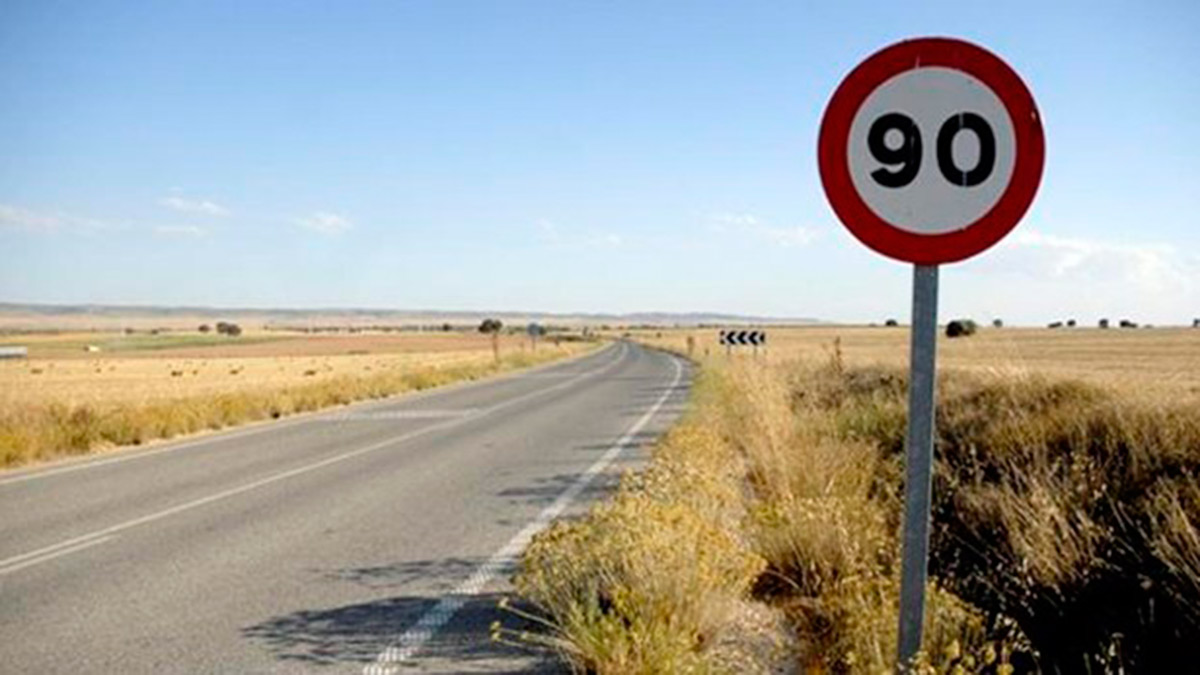
#> input picture senal1.jpg, 1200 x 675 px
$ jupyter execute --allow-errors 'segmentacion v01.01.ipynb'
#> lines starting #> are read from the running program, lines starting #| are printed output that depends on the picture
# Laboratorio 3: Herramienta para la segmentación de señales de tráfico en imágenes capturadas desde un vehículo.

**Alumno:** Adán Piñero Alquegui.<br>
**Asignatura:** Percepción computacional 2020-21.<br>
**Presentación:** Voluntario en caso de proponerse exposición.<br>
**Enlace repositorio:** https://github.com/adanpinnero/PercepcionAct03 <br>

**Índice:** <br>

1. Planteamiento del problema.<br>
2. Estrategia de segmentación.<br>
3. Comparativa de los segmentadores utilizados<br>
4. Conclusiones <br>

#### 1.- Planteamiento del problema.
Los vehículos actuales incorporan cámaras en sus parabrisas con el objeto de capturar información de la carretera.
Las señales de tráfico aportan información relevante para la conducción. En la presente actividad se estudiará la forma
de segmentar las imágenes capturadas por la cámara del vehículo y diferenciar la señal de tráfico del resto.

A continuación se procede a cargar las librerias necesarias así como las 4 imágenes seleccionadas para pruebas. Éstas imágenes se han obtenido directamente de google fotos, siendo por tanto heterogéneas. Los resultados obtenidos en la implantación sobre un vehículo real, siempre con una misma cámara, serán en todo caso más ajustados a los conseguidos en el presente estudio.

[cell 1]
import matplotlib.pyplot as plt
from skimage import io
from skimage.segmentation import slic,quickshift,felzenszwalb
from skimage.color import rgb2gray,label2rgb
import time
from scipy import ndimage

img1, img2 = io.imread('senal1.jpg'),io.imread('senal2.jpg')
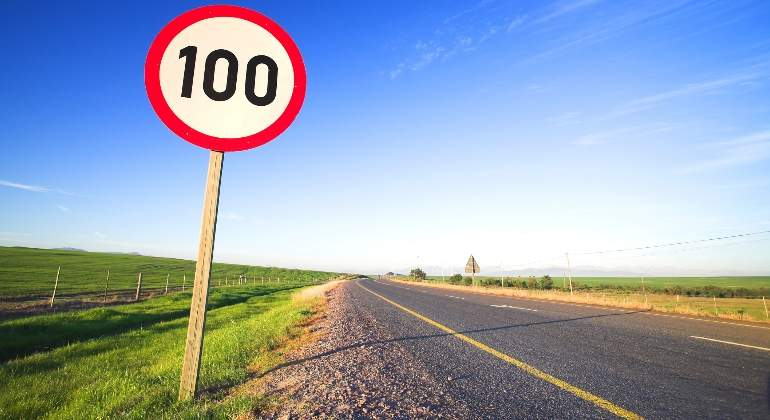
#> input picture senal2.jpg, 770 x 420 px
#> img1 is the input picture: shape (675, 1200, 3); mean R, G, B 160.7, 161.1, 156
#> img2 is the input picture: shape (420, 770, 3); mean R, G, B 148.3, 161.5, 178.8
img3, img4 = io.imread('senal3.jpg'),io.imread('senal6.jpg')
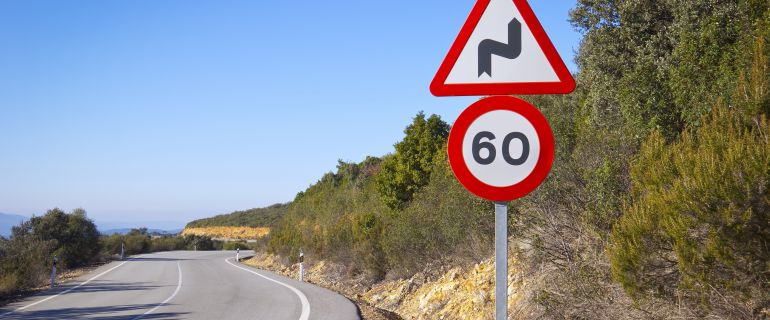
#> input picture senal3.jpg, 770 x 320 px
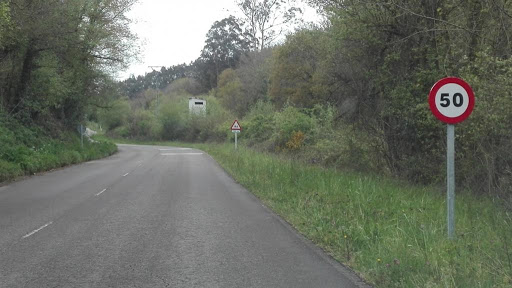
#> input picture senal6.jpg, 512 x 288 px
#> img3 is the input picture: shape (320, 770, 3); mean R, G, B 135.7, 138.2, 142.4
#> img4 is the input picture: shape (288, 512, 3); mean R, G, B 106.2, 111.1, 99.8

Las imágenes captadas desde el vehículo se muestran a continuación:

[cell 2]
fig1, axs = plt.subplots(ncols=4,nrows=1,figsize=(15,15))
axs[0].imshow(img1)
axs[0].set_title("Original 1")
axs[1].imshow(img2)
axs[1].set_title("Original 2")
axs[2].imshow(img3)
axs[2].set_title("Original 3")
axs[3].imshow(img4)
axs[3].set_title("Original 4")
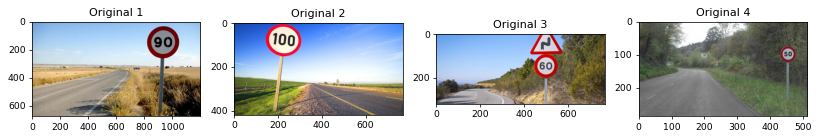
#> figure drawn by matplotlib, 4 panels

#### 2.- Estrategia de segmentación.
Para poder diferenciar la señal de tráfico del resto de elementos de la imagen se optará por una segmentación. Dado que es necesario que el sistema detecte
de forma autónoma las señales no es posible actuación alguna por parte del usuario. Por este motivo
se opta por técnicas de segmentación no supervisada.
Una vez segmentada la imagen se procederá a diferenciar las regiones que forman parte de la señal del resto de regiones
con la ayuda de conocer que toda señal tiene un característico borde rojo.

Se procede a procesar las 4 imágenes con los siguientes segmentadores:
- SLIC
- Quickshift
- Felzenswalb

El vehículo están en movimiento por lo que es importante disponer de la información
en un tiempo corto. Por ello se analizan los tiempos de segmentación ya que son una característica
decisiva en la implementación.

[cell 3]
def segmentar(img):
    start_time = time.time()
    etiquetas_slic = slic(rgb2gray(img),n_segments=1000,compactness=0.1)
    print("Tiempo segmentador SLIC--- %s seconds ---" % (time.time() - start_time))
    etiquetas_quickshift = quickshift(img)#,ratio=0.001,kernel_size=20,max_dist=10
    print("Tiempo segmentador Quickshift--- %s seconds ---" % (time.time() - start_time))
    etiquetas_felzenszwalb = felzenszwalb(rgb2gray(img))
    print("Tiempo segmentador Felzenszwalb--- %s seconds ---" % (time.time() - start_time))

    fig1, axs = plt.subplots(ncols=3,nrows=1,figsize=(15,15))
    axs[0].imshow(etiquetas_slic)
    axs[0].set_title("slic")
    axs[1].imshow(etiquetas_quickshift)
    axs[1].set_title("quickshift")
    axs[2].imshow(etiquetas_felzenszwalb)
    axs[2].set_title("felzenswalb")

    return etiquetas_slic,etiquetas_quickshift,etiquetas_felzenszwalb

Los tiempos de segmentación son los siguientes:

#> (a cell that did not finish here is left out)

Observamos que el segmentador SLIC presenta tiempos muy inferiores a Quickshif y Felzenswalb. A priori, si se demuestra
capaz de segmentar adecuadamente, presenta tiempos más razonables de procesado.
A continuación procedemos a colorear las etiquetas con la media de color de los píxeles de
la región en la imagen original. De esta forma es más fácil apreciar la segmentación realizada.

[cell 5]
# [13 lines left out: function colorear_etiquetas, not called in this run]
#> (the rest of this cell did not finish here and is left out)

De las segmentaciones con las regiones coloreadas concluimos que en principio los segmentadores
están segmentando de forma razonable el borde rojo de la señal, que es en principio
la zona que buscamos.
A continuación procedemos a separar del resto la región con borde rojo de la señal,
aprovechando que conocemos precisamente ésta característica de las señales de tráfico.
El siguiente algoritmo generará una nueva imagen binaria donde sólo mostrará aquellas
regiones cuyo nivel de rojo supere un umbral. Se han realizado diferentes pruebas de umbral,
consluyendo:
- El umbral de rojo es un parámetro determinante y pueden añadirse estrategias para su ajuste, con la ayuda incluso de sensores de luz.
- Es importante la resolución cromática de la cámara y la influencia de otros factores en el color, como los faros.
- En este tipo de sistemas será importante la homogeneidad y buen mantenimiento de las señales de tráfico

[cell 6]
import numpy as np

# [18 lines left out: functions mascara, plot3, not called in this run]

Los resultados que muestran la región del borde de la señal binarizada son los siguientes. Ésta será
la salida utilizada para compobar el rendimiento de los segmentadores frente a un Ground Truth.

#> (a cell that did not finish here is left out)

Una vez detectado el característico borde, procederemos a generar un recorte
de la imagen original, sólo con el interior de la señal. De esta forma
podrá ser tratado de nuevo por una herramienta especializada que identifique
el significado de la señal.
Para ello procedemos a utilizar un filtro morfológico que rellene como FG la señal
para a continuación generar una nueva imágen sólo con el interior de la señal, sin el propio
borde rojo.

[cell 8]
# [8 lines left out: function coloreo_senal, not called in this run]

Los resultados obtenidos para cada segmentador e imagen son los siguientes:

#> (a cell that did not finish here is left out)

Se concluye que todos los segmentadores y la estrategia posterior de clasificación cumplen su cometido.
Se ha presentado un único fallo para el segmentador SLIC en señales de tráfico más lejanas y oscuras. Se debe no al segmentador
sino a la estrategia de determinar regiones por su tono de rojo. Si bien es el más rápido en este sentido ha sido menos fiable.

#### 3.- Comparativa de segmentadores
Para determinar la efectividad de cada segmentador se realizará una comparación pixel a pixel entre las binarizaciones generadas y un ground truth
realizado a mano. A partir de aquí se calcularán las matrices de confusión correspondientes.

Para la detección adecuada de las señales es imporante tanto el acierto en pixeles positivos y negativos como evitar los falsos
positivos y negativos. Por este motivo se utilizan las métricas de accuracy y F1 Score.

[cell 10]
# [20 lines left out: functions compara, matriz_confusion, not called in this run]

Este paso binariza las imágenes de Groung Truth, que en bruto son en color, para poder comparar con las generadas por nuestro segmentador.

[cell 11]
def binariza(img):
    for i in range(img.shape[0]):
            for j in range(img.shape[1]):
                if img[i][j][0] > 250:
                    img[i][j][0] = 0
                else:
                    img[i][j][0] = 1
    return img

img1gt = binariza(io.imread('senal1gt.jpg'))
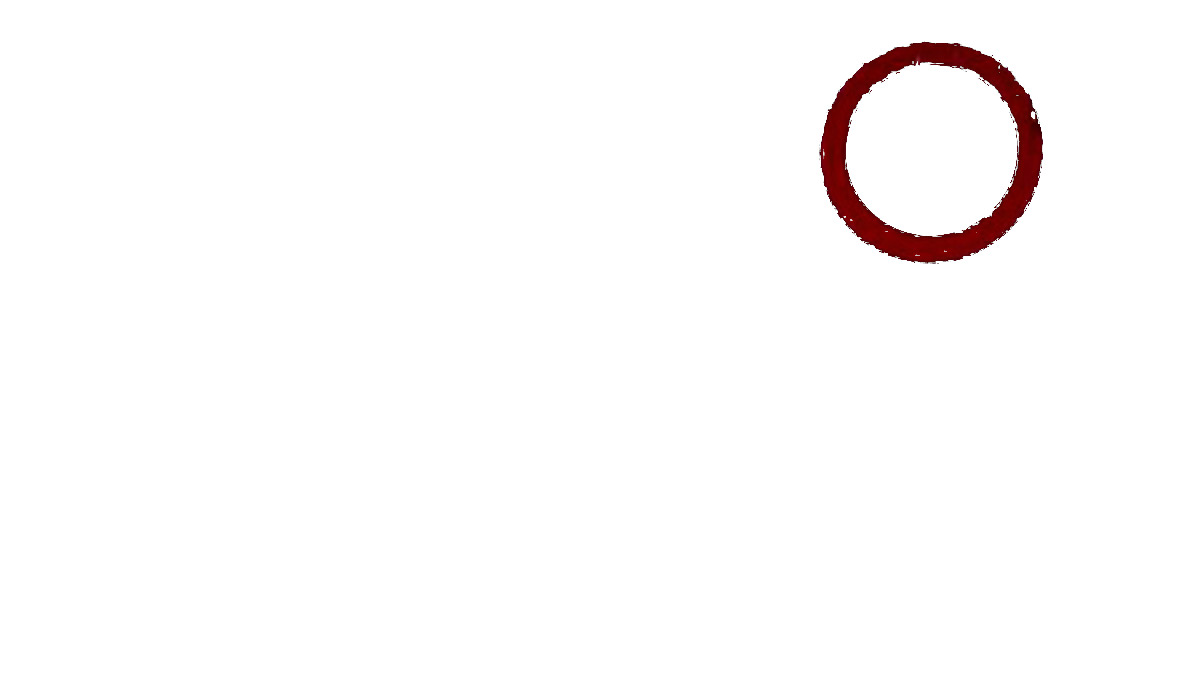
#> input picture senal1gt.jpg, 1200 x 675 px
#> after the loop in binariza, `for i in range(img.shape[0]):`:
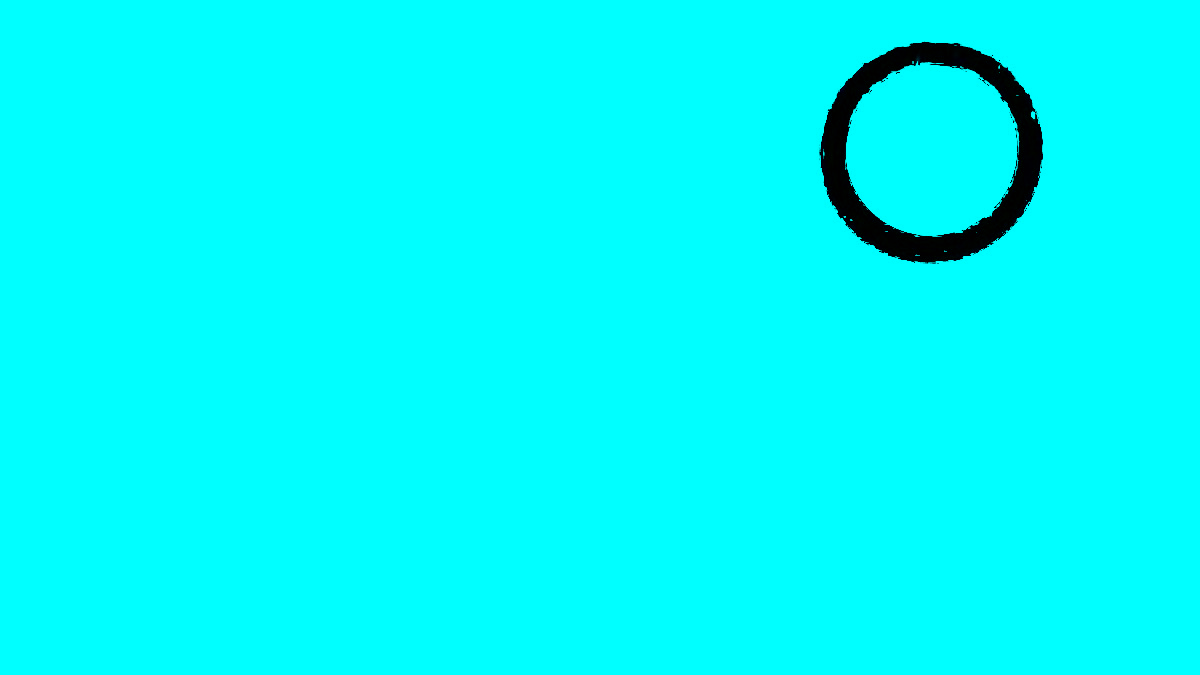
#> img: shape (675, 1200, 3); mean R, G, B 0, 250.4, 250.4
img2gt = binariza(io.imread('senal2gt.jpg'))
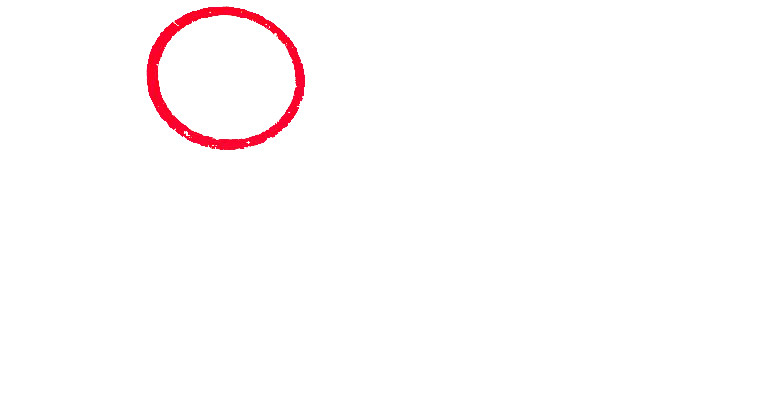
#> input picture senal2gt.jpg, 770 x 420 px
#> after the loop in binariza (call 2), `for i in range(img.shape[0]):`:
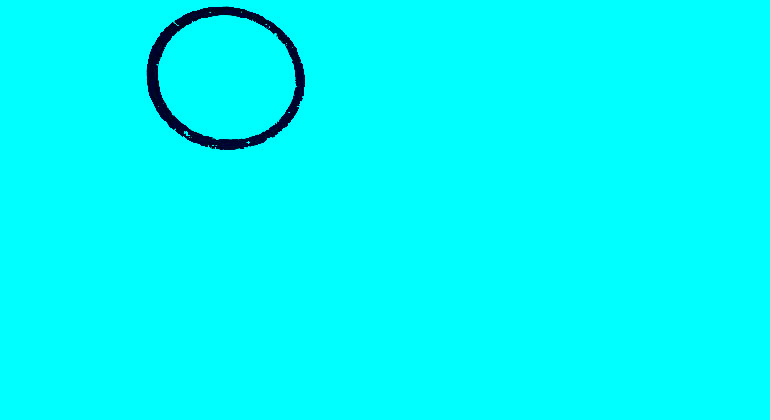
#> img: shape (420, 770, 3); mean R, G, B 0, 251.7, 252.2
#> (the rest of this cell did not finish here and is left out)
